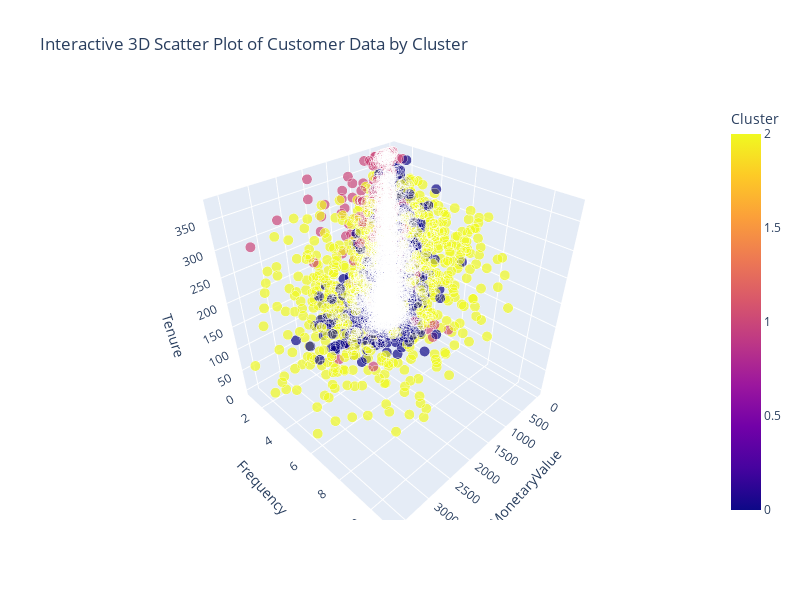

The cell this chart's notebook holds for it:
### Code cell
fig = px.scatter_3d(
    non_outliers_df,
    x='MonetaryValue',
    y='Frequency',
    z='Tenure',
    color='Cluster',
    size='PointSize',
    size_max=10,
    color_discrete_map=cluster_colors,
    title='Interactive 3D Scatter Plot of Customer Data by Cluster'
)


fig.update_layout(width=800, height=600)
fig.show()

### Figure 1 — Plotly figure (JSON) as saved in the notebook; plotly's stock layout.template omitted (floating-point values rounded to 4 significant figures; data arrays with more than 128 entries replaced by an {"elided": "..."} marker saying what was removed)
{"data": [{"hovertemplate": "MonetaryValue=%{x}<br>Frequency=%{y}<br>Tenure=%{z}<br>PointSize=%{marker.size}<br>Cluster=%{marker.color}<extra></extra>", "legendgroup": "", "marker": {"color": {"elided": "3863 int values"}, "coloraxis": "coloraxis", "size": {"elided": "3863 int values"}, "sizemode": "area", "sizeref": 0.1, "symbol": "circle"}, "mode": "markers", "name": "", "scene": "scene", "showlegend": false, "type": "scatter3d", "x": {"elided": "3863 float values"}, "y": {"elided": "3863 int values"}, "z": {"elided": "3863 int values"}}], "layout": {"coloraxis": {"colorbar": {"title": {"text": "Cluster"}}, "colorscale": [[0, "#0d0887"], [0.1111, "#46039f"], [0.2222, "#7201a8"], [0.3333, "#9c179e"], [0.4444, "#bd3786"], [0.5556, "#d8576b"], [0.6667, "#ed7953"], [0.7778, "#fb9f3a"], [0.8889, "#fdca26"], [1, "#f0f921"]]}, "height": 600, "legend": {"itemsizing": "constant", "tracegroupgap": 0}, "scene": {"domain": {"x": [0, 1], "y": [0, 1]}, "xaxis": {"title": {"text": "MonetaryValue"}}, "yaxis": {"title": {"text": "Frequency"}}, "zaxis": {"title": {"text": "Tenure"}}}, "title": {"text": "Interactive 3D Scatter Plot of Customer Data by Cluster"}, "width": 800}}
